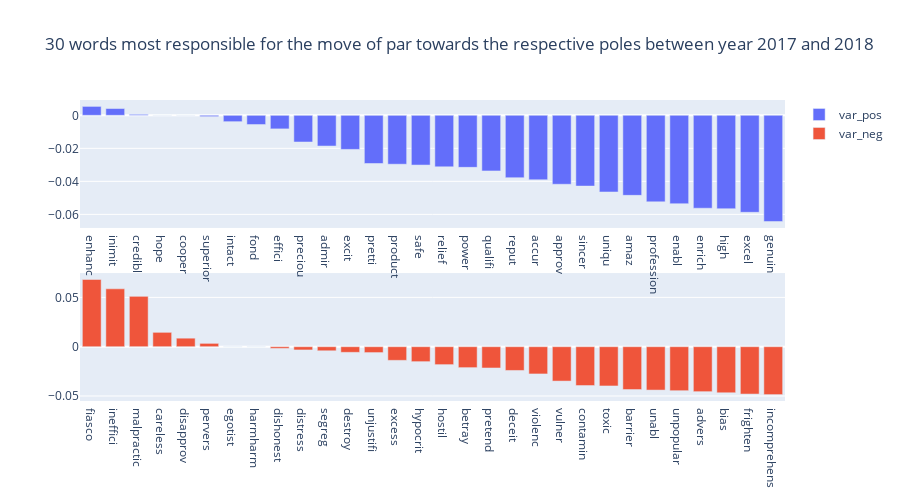

The notebook cell this image was saved under:
### Code cell
project_variation_on_axis('par', 2017, df, 30)

### Figure 1 — Plotly figure (JSON) as saved in the notebook; plotly's stock layout.template omitted (floating-point values rounded to 4 significant figures)
{"data": [{"name": "var_pos", "type": "bar", "x": ["enhanc", "inimit", "credibl", "hope", "cooper", "superior", "intact", "fond", "effici", "preciou", "admir", "excit", "pretti", "product", "safe", "relief", "power", "qualifi", "reput", "accur", "approv", "sincer", "uniqu", "amaz", "profession", "enabl", "enrich", "high", "excel", "genuin"], "xaxis": "x", "y": [0.005407, 0.004107, 0.0005893, 0, 0, -0.0007762, -0.003837, -0.005578, -0.008221, -0.01616, -0.01861, -0.02064, -0.02918, -0.02962, -0.03013, -0.03122, -0.03152, -0.03367, -0.03778, -0.03906, -0.04176, -0.04286, -0.04643, -0.04848, -0.05243, -0.05354, -0.05628, -0.05658, -0.05875, -0.06434], "yaxis": "y"}, {"name": "var_neg", "type": "bar", "x": ["fiasco", "ineffici", "malpractic", "careless", "disapprov", "pervers", "egotist", "harmharm", "dishonest", "distress", "segreg", "destroy", "unjustifi", "excess", "hypocrit", "hostil", "betray", "pretend", "deceit", "violenc", "vulner", "contamin", "toxic", "barrier", "unabl", "unpopular", "advers", "bias", "frighten", "incomprehens"], "xaxis": "x2", "y": [0.06817, 0.05869, 0.05108, 0.01457, 0.008652, 0.003382, 0, 0, -0.001701, -0.003288, -0.004123, -0.005716, -0.005963, -0.01384, -0.01515, -0.01817, -0.02122, -0.02157, -0.02409, -0.02762, -0.03486, -0.03939, -0.03981, -0.04343, -0.04398, -0.0446, -0.04559, -0.0467, -0.04801, -0.04857], "yaxis": "y2"}], "layout": {"height": 500, "title": {"text": "30 words most responsible for the move of par towards the respective poles between year 2017 and 2018"}, "xaxis": {"anchor": "y", "domain": [0, 1]}, "xaxis2": {"anchor": "y2", "domain": [0, 1]}, "yaxis": {"anchor": "x", "domain": [0.575, 1]}, "yaxis2": {"anchor": "x2", "domain": [0, 0.425]}}}
